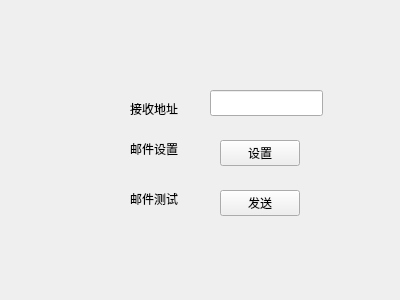
<?xml version="1.0" encoding="UTF-8"?>
<ui version="4.0">
 <class>EmailWid</class>
 <widget class="QWidget" name="EmailWid">
  <property name="geometry">
   <rect>
    <x>0</x>
    <y>0</y>
    <width>400</width>
    <height>300</height>
   </rect>
  </property>
  <property name="windowTitle">
   <string>Form</string>
  </property>
  <widget class="QPushButton" name="setBtn">
   <property name="geometry">
    <rect>
     <x>220</x>
     <y>140</y>
     <width>80</width>
     <height>26</height>
    </rect>
   </property>
   <property name="text">
    <string>设置</string>
   </property>
  </widget>
  <widget class="QLabel" name="label">
   <property name="geometry">
    <rect>
     <x>130</x>
     <y>100</y>
     <width>54</width>
     <height>18</height>
    </rect>
   </property>
   <property name="text">
    <string>接收地址</string>
   </property>
  </widget>
  <widget class="QLabel" name="label_3">
   <property name="geometry">
    <rect>
     <x>130</x>
     <y>190</y>
     <width>54</width>
     <height>18</height>
    </rect>
   </property>
   <property name="text">
    <string>邮件测试</string>
   </property>
  </widget>
  <widget class="QLabel" name="label_2">
   <property name="geometry">
    <rect>
     <x>130</x>
     <y>140</y>
     <width>54</width>
     <height>18</height>
    </rect>
   </property>
   <property name="text">
    <string>邮件设置</string>
   </property>
  </widget>
  <widget class="QPushButton" name="sentBtn">
   <property name="geometry">
    <rect>
     <x>220</x>
     <y>190</y>
     <width>80</width>
     <height>26</height>
    </rect>
   </property>
   <property name="text">
    <string>发送</string>
   </property>
  </widget>
  <widget class="QLineEdit" name="lineEdit">
   <property name="geometry">
    <rect>
     <x>210</x>
     <y>90</y>
     <width>113</width>
     <height>26</height>
    </rect>
   </property>
  </widget>
 </widget>
 <resources/>
 <connections/>
</ui>
